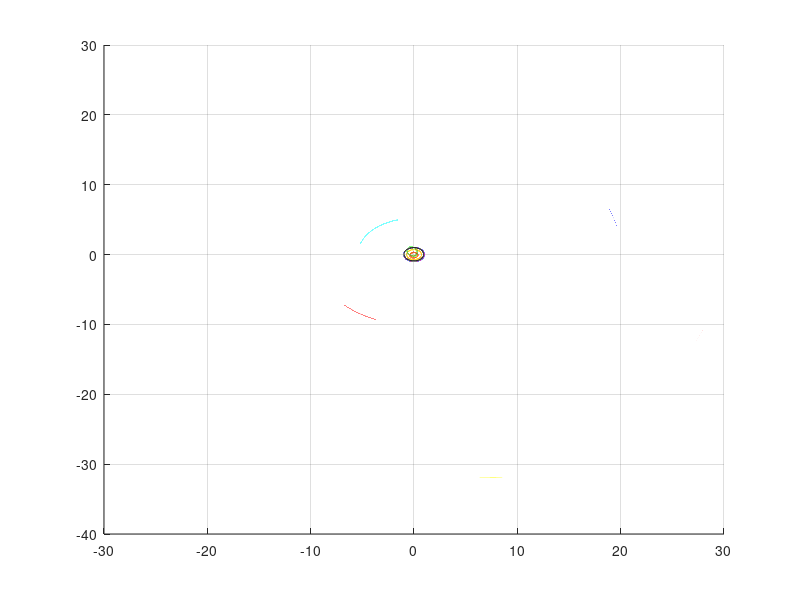

Source code (MATLAB):

data = load('./trajectories/solarsystem12_trajectories.dat');
N = 12;

hold on;

for i = 1:N
    if i == 11
        plot(data(3*i-2,:), data(3*i-1,:), 'k');
    else
        plot(data(3*i-2,:), data(3*i-1,:));
    end
    
end

grid on;